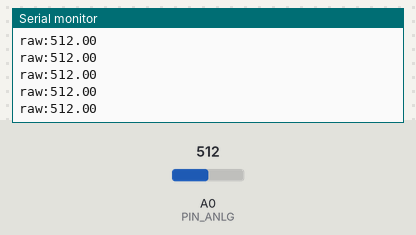
Recording of a sketch running on a simulated Arduino Uno, built with avr-gcc and run on an emulated ATmega328P. Shown: the last lines printed to the serial monitor. The test bench sets the inputs (shaded band); at power-on: A0 (PIN_ANLG) = 512.

Above: at 1.2 s.
1.3 s: A0 (PIN_ANLG) set to 716
At 2.2 s:
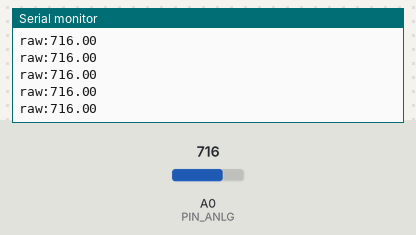
2.8 s: A0 (PIN_ANLG) set to 900
At 3.6 s:
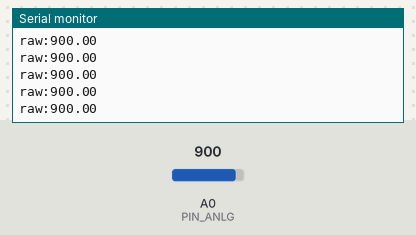
Timing chart, 0 to 5.8 s (numbered marks = the images above; inputs shaded):
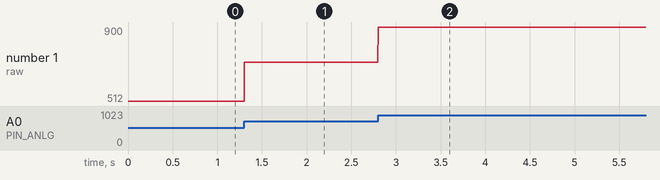

Measured:
- after the input at 1.3 s, the serial monitor: prints a new line at once (image 1)
- after the input at 2.8 s, the serial monitor: prints a new line at once (image 2)
- plotted number 1: 512 → 716 after the input at 1.3 s, 716 → 900 after the input at 2.8 s

The sketch:

sampling_lpf.ino
```cpp
/*
  sampling.ino
  test for rate samples stable
*/

#define PIN_ANLG A0

const short SIZE_WINDOWS = 11;
const short RATE_SAMPLE = 250;

double x[SIZE_WINDOWS] = { 0 };
double y[SIZE_WINDOWS] = { 0 };

double coef[SIZE_WINDOWS];

void setup() {
  // put your setup code here, to run once:
  Serial.begin(115200);
  set_param_fir_0p25();
}


void loop() {
  // put your main code here, to run repeatedly:
  //queueue();
  x[0] = (double)analogRead(PIN_ANLG);
  //fir();
  Serial.print("raw:");
  Serial.println(x[0]);
  //Serial.print(",");
  //Serial.print("LPfiltered:");
  //Serial.println(y[0]);
  //delay(1000 / RATE_SAMPLE);
  delayMicroseconds(1000000 / RATE_SAMPLE);
}

void set_param_fir_0p25() {  // f=0.25
  coef[0] = 6.366197723675814e-02;
  coef[1] = -1.949085916259688e-17;
  coef[2] = -1.061032953945969e-01;
  coef[3] = 1.949085916259688e-17;
  coef[4] = 3.183098861837907e-01;
  coef[5] = 5.000000000000000e-01;
  coef[6] = 3.183098861837907e-01;
  coef[7] = 1.949085916259688e-17;
  coef[8] = -1.061032953945969e-01;
  coef[9] = -1.949085916259688e-17;
  coef[10] = 6.366197723675814e-02;
}

void queueue() {
  // AULD 9 ... 0 LAST
  short c = 0;
  for (c = SIZE_WINDOWS - 1; c >= 1; --c) {
    x[c] = x[c - 1];
    y[c] = y[c - 1];
  }
  x[0] = 0;
  y[0] = 0;
}

void fir() {
  short k = 0;
  for (k = 0; k < SIZE_WINDOWS; ++k) {
    y[0] += coef[k] * x[k];
  }
}
```
